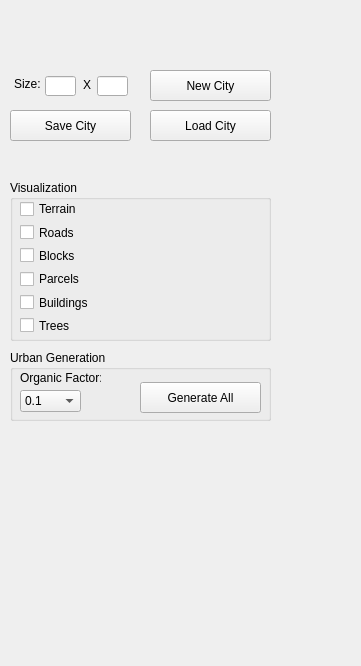
<?xml version="1.0" encoding="UTF-8"?>
<ui version="4.0">
 <class>MyControlWidget</class>
 <widget class="QDockWidget" name="MyControlWidget">
  <property name="geometry">
   <rect>
    <x>0</x>
    <y>0</y>
    <width>361</width>
    <height>666</height>
   </rect>
  </property>
  <property name="minimumSize">
   <size>
    <width>292</width>
    <height>467</height>
   </size>
  </property>
  <property name="windowTitle">
   <string>UrbanSimulator</string>
  </property>
  <widget class="QWidget" name="dockWidgetContents">
   <widget class="QWidget" name="verticalLayoutWidget_3">
    <property name="geometry">
     <rect>
      <x>10</x>
      <y>180</y>
      <width>261</width>
      <height>161</height>
     </rect>
    </property>
    <layout class="QVBoxLayout" name="verticalLayout_3">
     <item>
      <widget class="QGroupBox" name="groupBox">
       <property name="title">
        <string>Visualization</string>
       </property>
       <widget class="QWidget" name="verticalLayoutWidget_2">
        <property name="geometry">
         <rect>
          <x>10</x>
          <y>20</y>
          <width>241</width>
          <height>134</height>
         </rect>
        </property>
        <layout class="QVBoxLayout" name="verticalLayout_2">
         <item>
          <widget class="QCheckBox" name="checkBoxTerrain">
           <property name="text">
            <string>Terrain</string>
           </property>
          </widget>
         </item>
         <item>
          <widget class="QCheckBox" name="checkBoxRoads">
           <property name="text">
            <string>Roads</string>
           </property>
          </widget>
         </item>
         <item>
          <widget class="QCheckBox" name="checkBoxBlocks">
           <property name="text">
            <string>Blocks</string>
           </property>
          </widget>
         </item>
         <item>
          <widget class="QCheckBox" name="checkBoxParcels">
           <property name="text">
            <string>Parcels</string>
           </property>
          </widget>
         </item>
         <item>
          <widget class="QCheckBox" name="checkBoxBuildings">
           <property name="text">
            <string>Buildings</string>
           </property>
          </widget>
         </item>
         <item>
          <widget class="QCheckBox" name="checkBoxTrees">
           <property name="text">
            <string>Trees</string>
           </property>
          </widget>
         </item>
        </layout>
       </widget>
      </widget>
     </item>
    </layout>
   </widget>
   <widget class="QPushButton" name="pushButtonSaveCity">
    <property name="geometry">
     <rect>
      <x>10</x>
      <y>110</y>
      <width>121</width>
      <height>31</height>
     </rect>
    </property>
    <property name="text">
     <string>Save City</string>
    </property>
   </widget>
   <widget class="QPushButton" name="pushButtonLoadCity">
    <property name="geometry">
     <rect>
      <x>150</x>
      <y>110</y>
      <width>121</width>
      <height>31</height>
     </rect>
    </property>
    <property name="text">
     <string>Load City</string>
    </property>
   </widget>
   <widget class="QGroupBox" name="groupBox_2">
    <property name="geometry">
     <rect>
      <x>10</x>
      <y>350</y>
      <width>261</width>
      <height>71</height>
     </rect>
    </property>
    <property name="title">
     <string>Urban Generation</string>
    </property>
    <widget class="QLabel" name="label_2">
     <property name="geometry">
      <rect>
       <x>10</x>
       <y>20</y>
       <width>81</width>
       <height>16</height>
      </rect>
     </property>
     <property name="text">
      <string>Organic Factor:</string>
     </property>
    </widget>
    <widget class="QComboBox" name="comboBoxOrganicFactor">
     <property name="geometry">
      <rect>
       <x>10</x>
       <y>40</y>
       <width>61</width>
       <height>22</height>
      </rect>
     </property>
     <item>
      <property name="text">
       <string>0.1</string>
      </property>
     </item>
     <item>
      <property name="text">
       <string>0.3</string>
      </property>
     </item>
     <item>
      <property name="text">
       <string>0.5</string>
      </property>
     </item>
    </widget>
    <widget class="QPushButton" name="pushButtonGenerateAll">
     <property name="geometry">
      <rect>
       <x>130</x>
       <y>32</y>
       <width>121</width>
       <height>31</height>
      </rect>
     </property>
     <property name="text">
      <string>Generate All</string>
     </property>
    </widget>
   </widget>
   <widget class="QLabel" name="label_3">
    <property name="geometry">
     <rect>
      <x>14</x>
      <y>76</y>
      <width>31</width>
      <height>16</height>
     </rect>
    </property>
    <property name="text">
     <string>Size:</string>
    </property>
   </widget>
   <widget class="QLineEdit" name="lineEditSizeX">
    <property name="geometry">
     <rect>
      <x>45</x>
      <y>76</y>
      <width>31</width>
      <height>20</height>
     </rect>
    </property>
   </widget>
   <widget class="QLabel" name="label_4">
    <property name="geometry">
     <rect>
      <x>83</x>
      <y>77</y>
      <width>16</width>
      <height>16</height>
     </rect>
    </property>
    <property name="text">
     <string>X</string>
    </property>
   </widget>
   <widget class="QLineEdit" name="lineEditSizeY">
    <property name="geometry">
     <rect>
      <x>97</x>
      <y>76</y>
      <width>31</width>
      <height>20</height>
     </rect>
    </property>
   </widget>
   <widget class="QPushButton" name="pushButtonNewCity">
    <property name="geometry">
     <rect>
      <x>150</x>
      <y>70</y>
      <width>121</width>
      <height>31</height>
     </rect>
    </property>
    <property name="text">
     <string>New City</string>
    </property>
   </widget>
  </widget>
 </widget>
 <resources/>
 <connections/>
</ui>
